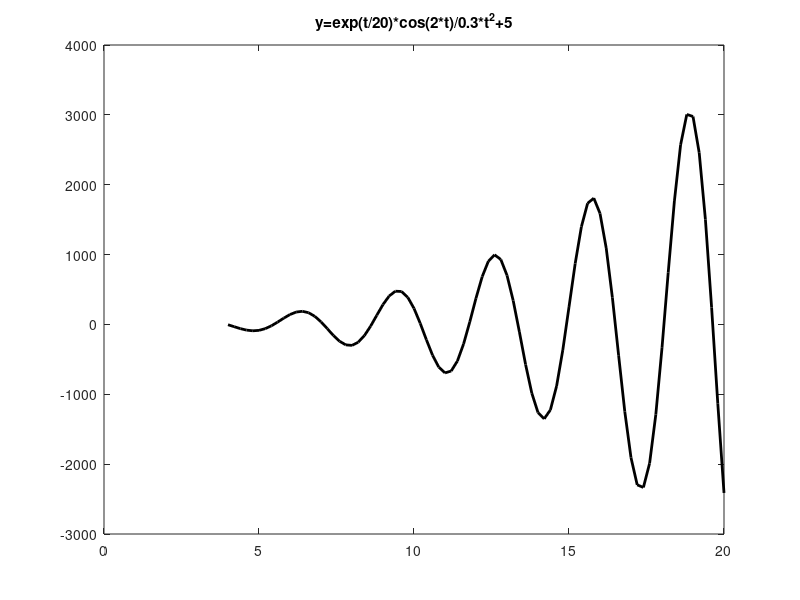
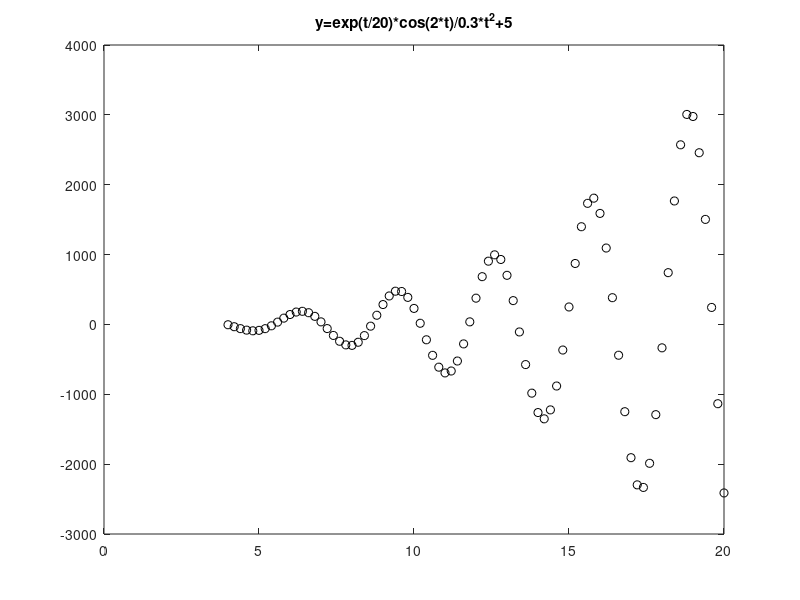
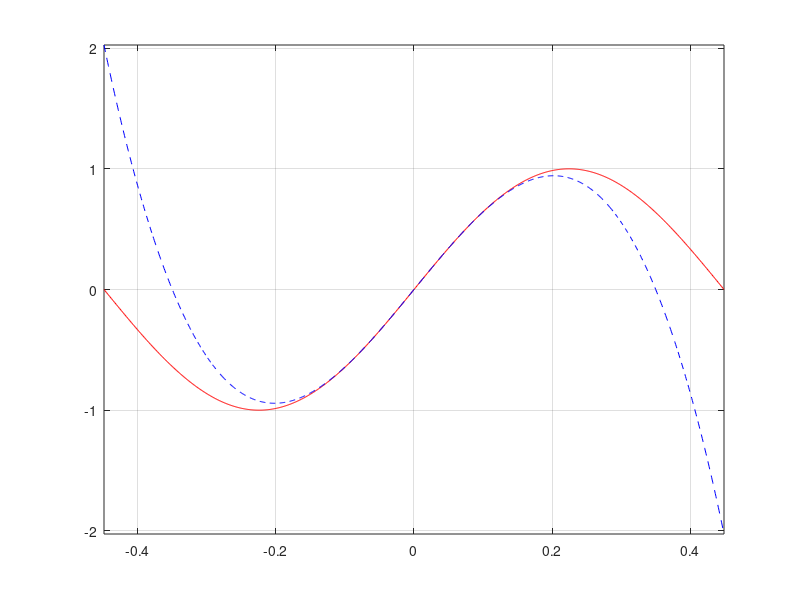

MATLAB code for these plots, in order: (Note: this script raises an error after producing the figures.)
%% Lab 1 - Joseph Riley Guest - MAT 275

%% Exercise 1
clc % clear command window
% Define input variable theta as discretized row vector (i.e., array).
theta = [0, pi/9, pi/7, pi/6, 7*pi/6, 8*pi/7, 9*pi/8]; % defining vector theta

% Define radius.
r = 3;

% Define x and y in terms of theta and r.
x = r*cos(theta); %% defining x computing row vector x
y = r*sin(theta); %% defining y computing row vector y

% Check that x and y satisfy the equation of a circle.
r = sqrt(x.^2+y.^2); %% computing radius r
r % showing that r is equal to 3 on all vector points.

% Yes, x and y satisfy the equation of a circle due to defining r = 3 on all vector points

%% Exercise 2
t = 4:0.2:20;   % using the colon operator  to create vector t
y = (exp(t/20).*cos(2.*t))/0.3.*t.^2+5;   % defining y 

% Part a
figure; % declaring new figure
plot(t, y, "k", "LineWidth", 2);    % plotting y in black 
title("y=exp(t/20)*cos(2*t)/0.3*t^2+5")   % title as expression for y

% Part b
figure; % declaring new figure
plot(t, y, "ko");   % showing unconnected data points
title("y=exp(t/20)*cos(2*t)/0.3*t^2+5")   % title as expression for y

figure; % declaring new figure
plot(t, y, "ko-");  % showing line through data points
title("y=exp(t/20)*cos(2*t)/0.3*t^2+5")   % title as expression for y

%% Exercise 3
% Lab 1 Number 3
t = 0:0.01:5; %% declaring t at 0<=t<=5
x = 4*cos(9*t);   %% declaring x
y = 4*sin(9*t);   %% declaring y
z = 3*t;  %% declaring z
plot3(x, y, z); %% using commanding plot3(x,y,z) to plot circular helix
grid on         %% adding a grid to the plot

%% Exercise 4
x = linspace(-pi/7, pi/7, 1000);    % declaring x
y = sin(7*x);                       % declaring y
z = 7*x - 343/6.*x.^3;              % declaring z
plot(x,y,'r',x,z,'b--');            % Plotting 
grid on;                            % turning grid on
axis tight                          % setting axis tight

%% Exercise 5
clc % clear command window
type 'ex5.m'    % displaying contents of ex5.m file 
run 'ex5.m'     % running ex5.m file
 
%% Exercise 6
clc % clear command window
% Part (a)
% Defining g as an anonymous function.
g = @(x, y)(((x.^6)/(y.^4))+((cos(5.*x.*exp(2.*y)))/(x.^7+7)));
%  Evaluating g at the given values of 5 and -4
g(5, -4)


% Part (b)
clear g; % Clear the function g out of the workspace.
% Print out g.m contents.
type 'g.m'
g(5, -4) % Evaluate g at the given values of 5 and -4

%% The End!!!
